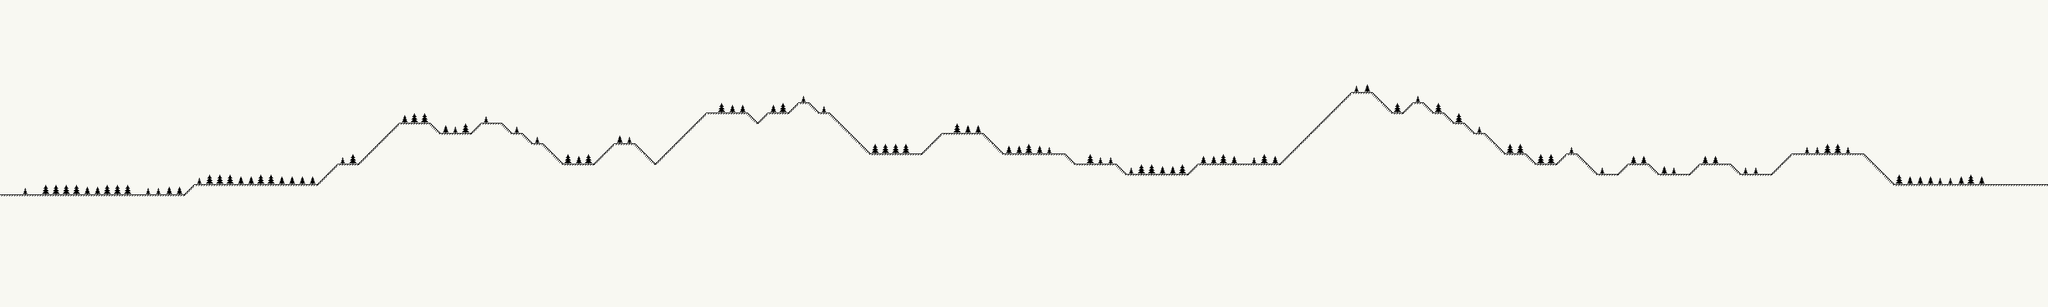

This is a level from a 2D game, rendered from its Tiled map with the project's own tilesets. A one-line summary and the map file follow, with tile-layer data summarised:
An orthogonal 200x30 tile map with 16x16 px tiles, 2 tile layers (background, tile_obstacles), 1 hidden layer not drawn and 10 objects (10x obstacle).

<map version="1.9" tiledversion="1.9.2" orientation="orthogonal" renderorder="right-down" width="200" height="30" tilewidth="16" tileheight="16" infinite="0" nextlayerid="7" nextobjectid="11">
 <tileset firstgid="1" name="pixel_black_white_tileset" tilewidth="16" tileheight="16" tilecount="160" columns="20">
  <image source="../images/tilesets/pixel_black_white_tileset.png" width="320" height="128" />
  <tile id="21">
   <objectgroup draworder="index" id="2">
    <object id="1" name="obstacle" class="obstacle" x="0.37679" y="15.7121">
     <polygon points="0,0 15.1846,-15.2977 15.1469,0.037679" />
    </object>
   </objectgroup>
  </tile>
  <tile id="22">
   <objectgroup draworder="index" id="3">
    <object id="4" name="obstacle" class="obstacle" x="0" y="0" width="16" height="3" />
   </objectgroup>
  </tile>
  <tile id="23">
   <objectgroup draworder="index" id="2">
    <object id="1" name="obstacle" class="obstacle" x="0.594001" y="0.33">
     <polygon points="0,0 14.982,15.048 -0.33,15.114" />
    </object>
   </objectgroup>
  </tile>
  <tile id="41">
   <objectgroup draworder="index" id="2">
    <object id="1" name="obstacle" class="obstacle" x="0" y="0" width="4" height="4" />
   </objectgroup>
  </tile>
  <tile id="43">
   <objectgroup draworder="index" id="2">
    <object id="1" name="obstacle" class="obstacle" x="12" y="0" width="4" height="4" />
   </objectgroup>
  </tile>
  <tile id="100">
   <objectgroup draworder="index" id="2">
    <object id="2" name="obstacle" class="obstacle" x="2" y="1" width="11" height="15" />
   </objectgroup>
  </tile>
  <tile id="101">
   <objectgroup draworder="index" id="2">
    <object id="1" name="obstacle" class="obstacle" x="4" y="6" width="7" height="10" />
   </objectgroup>
  </tile>
  <tile id="102">
   <objectgroup draworder="index" id="2">
    <object id="1" name="obstacle" class="obstacle" x="4" y="4" width="9" height="12" />
   </objectgroup>
  </tile>
  <tile id="120">
   <objectgroup draworder="index" id="2">
    <object id="1" name="obstacle" class="obstacle" x="4" y="4" width="8" height="12" />
   </objectgroup>
  </tile>
  <tile id="141">
   <objectgroup draworder="index" id="3">
    <object id="3" name="obstacle" class="obstacle" x="0" y="0" width="16" height="16" />
   </objectgroup>
  </tile>
 </tileset>
 <layer id="2" name="background" width="200" height="30" locked="1">
  <data>[6000 cells, 6000 non-empty, 1 distinct tile ids]</data>
 </layer>
 <layer id="1" name="tile_obstacles" width="200" height="30">
  <data>[6000 cells, 1025 non-empty, 15 distinct tile ids]</data>
 </layer>
 <layer id="6" name="player_limits" width="200" height="30" visible="0" locked="1">
  <data>[6000 cells, 400 non-empty, 1 distinct tile ids]</data>
 </layer>
</map>